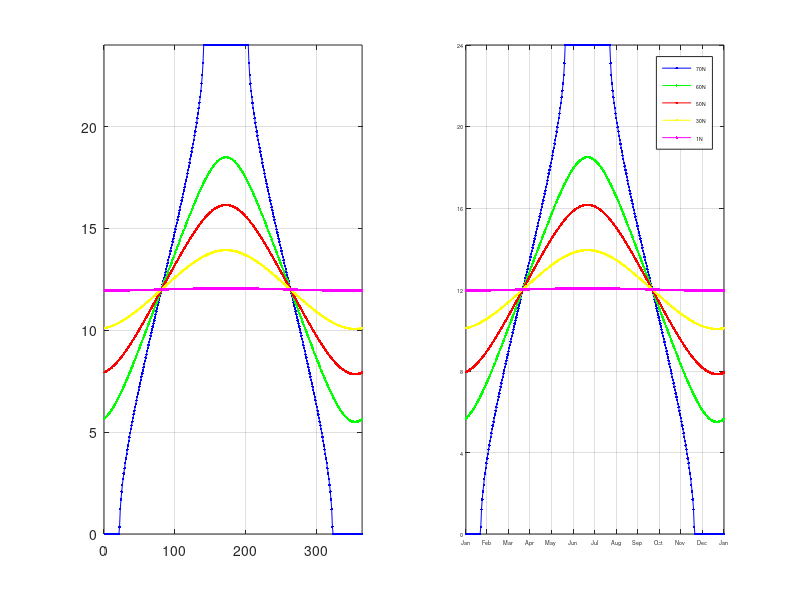

Recreate this plot in MATLAB. (Note: this script raises an error after producing the figure.)
function [TDAYdaily,TDAYmonthly]=corrGLOBAL_daylength()

format short g
meses=['Jan';'Feb';'Mar';'Apr';'May';'Jun';'Jul';'Aug';'Sep';'Oct';'Nov';'Dec'];

dt=365/12;
dlat=10;
xtick=[0:dt:365];xtick(1)=1;
ytick=[0:dlat:180];ytick(1)=1;
LATRG=[+90:-dlat:-90];

%*********************************************
%Programm: MYDAYLENGTH.m
%Este programa calcula la duracion del fotoperiodo en funcion de la
%latidud y dia del ano.
%Las equaciones las he obtenido de la pagina web:
%<http://www.gardenwithinsight.com/help100/00000254.htm> %para "Solar DayLength".
%<http://en.wikipedia.org/wiki/Declination#Sun> %para la "Solar Declination".
%
%Use: [TDAYdaily,TDAYmonthly]=mydaylength
%
%Outputs:
%
%TDAYdaily(180,365): daylength daily by latitude (fila1 es 90N, fila180 es 90S)
%TDAYmonthly(180,360,12): daylength monthly-averaged clim.
%*********************************************

%FACTOR DE CONVERSION DE LATITUD EN GRADOS A LATITUD EN RADIANTES:
fc=(2*pi)/360; %factor conversion grados2radianes.
LAT=[[-90:-1],[+1:+90]];
%LAT=[-89:+90];
BETA=fc*LAT; %latitud (en radianes).

%SOLAR DECLINATION:
DAY=[1:365];
TETA=-(fc*23.45)*cos(((2*pi)/365)*(DAY+10)); %solar declination (NOTA: Lleva "+10" para que el 21 Jun sea el dia mas largo del ano).

%DAYLENGTH (TDAY) PARA CADA LATITUD Y DIA DEL ANO:
TDAY=[];
for lati=BETA
    latitud=lati/fc;
    TDAYi=(24/pi)*acos(-tan(TETA)*tan(lati)); %daylenght para dayi.
    TDAY=[TDAY;TDAYi]; %(180,365)=(lat,day);
end

%æææææææææææææææææææææææææææææææææææææææææææææææææææææææææææææææææææææææ
%COJO SOLO LA PARTE "REAL" (A VECES SALEN NUMEROS COMPLEJOS, NO SE PQ!):
%æææææææææææææææææææææææææææææææææææææææææææææææææææææææææææææææææææææææ
TDAY=real(TDAY);

%%%%%%%
%PLOTS:
%%%%%%%
%NOTA: Comparar "figure(1)" con "/home/svallina/SER/FOTOS/daylength.GIF"
%(que viene de la web <http://www.physicalgeography.net/fundamentals/6i.html>)
figure(1)
subplot(1,2,1)
plot(DAY,TDAY(160,:),'.b-') %70N
hold on
plot(DAY,TDAY(150,:),'.g-') %60N
hold on
plot(DAY,TDAY(140,:),'.r-') %50N
hold on
plot(DAY,TDAY(120,:),'.y-') %30N
hold on
plot(DAY,TDAY(91,:),'.m-') %1N
hold off
grid on
axis([0 365, 0 24])

subplot(1,2,2)
plot(DAY,TDAY(160,:),'.b-') %70N
hold on
plot(DAY,TDAY(150,:),'.g-') %60N
hold on
plot(DAY,TDAY(140,:),'.r-') %50N
hold on
plot(DAY,TDAY(120,:),'.y-') %30N
hold on
plot(DAY,TDAY(91,:),'.m-') %1N
hold off
grid on
set(gca,'Ylim',[0 24],'YTick',[0:4:24],'YTickLabel',[0:4:24],'Xlim',[1 365],'XTick',xtick,'XTickLabel',meses,'FontSize',[4])
legend('70N','60N','50N','30N','1N')
%OUTPUT:
TDAYdaily=flipud(TDAY); %fila1=90N; fila180=90S.

%%%%%%%%%%%%%%%%%%%%%%%%%%%%%%%%%%%%%%%%%%%%%%%%%%%
%CONSTRUYO MATRIZ 3D DE MONTHLY MEANS (180,360,12):
%%%%%%%%%%%%%%%%%%%%%%%%%%%%%%%%%%%%%%%%%%%%%%%%%%%
Mlims=[0,31,28,31,30,31,30,31,31,30,31,30,31];
for k=1:12
    mlim0=sum(Mlims(1:k))+1;
    mlim1=sum(Mlims(1:k+1));
    [mlim0,mlim1];
    TDAYk=snanmean(TDAY(:,mlim0:mlim1),2); %empieza por el HS (la primera pos es 90S).
    TDAYk=flipud(TDAYk); %empiezo por el HN (primera pos = 90N).
    TDAYmonthly(:,:,k)=TDAYk*ones(1,360);
end

figure(2)
for k=1:12
    subplot(3,4,k)
    TDAYmonthlyk=TDAYmonthly(:,:,k);
    TDAYmonthlyk(1,1)=0;
    TDAYmonthlyk(1,2)=24;
    imagesc(TDAYmonthlyk)
    hc=colorbar('horiz');
    set(gca,'Ytick',ytick,'Yticklabel',LATRG,'Fontsize',[6])
    set(hc,'Xlim',[0 24],'Xtick',[0:4:24],'Xticklabel',[0:4:24],'Fontsize',[6])
end
pause(1)
close(1)
close(2)

%%%%%%
%SAVE:
%%%%%%
% $$$ TDAY=TDAYmonthly; %cambio el nombre pq es mas corto (OJO! no confundir la
% $$$                   %nueva variable TDAY (que ahora es 3D monthly) con la
% $$$                   %original TDAY(180,365)(lat,days).
% $$$ save /SERVAL/SER24/PROGRAMMING/MATLAB/RESULTADOS/CORRELACION/GLOBAL/VARIABLES/DAYLENGTH/TDAY.mat TDAY
